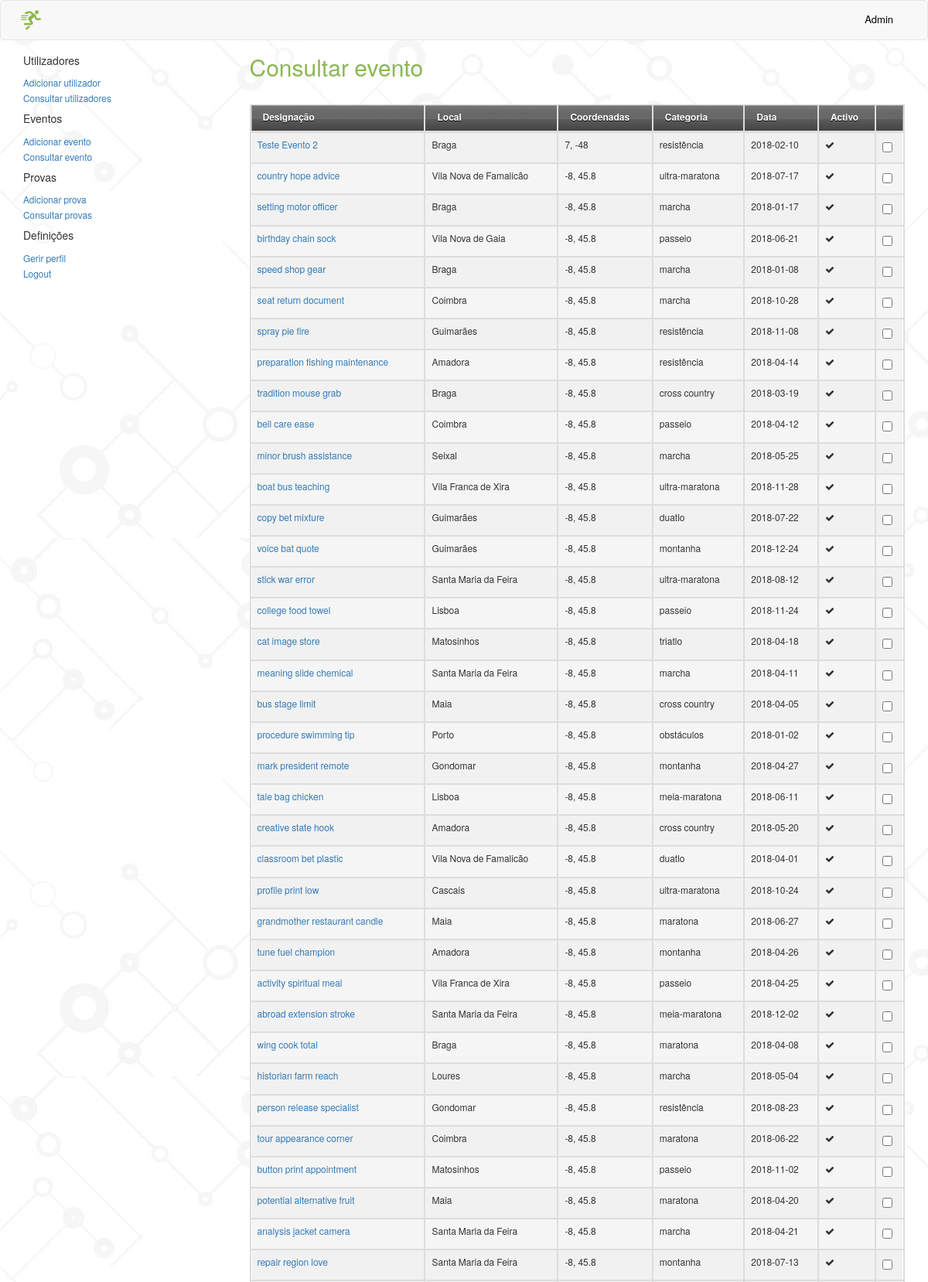
The app's page /private/backend/consultar_evento.php (upper part) with its own data.
### tables this page shows
CREATE TABLE `evento` (
  `ide` int(11) NOT NULL,
  `designacao` varchar(254) DEFAULT NULL,
  `local` varchar(500) NOT NULL,
  `coordenadas` text,
  `categoria` text NOT NULL,
  `dataevento` date NOT NULL,
  `ativo` tinyint(1) NOT NULL DEFAULT '1'
);

### private/backend/consultar_evento.php (the view, shortened to what this page needs)
<?php
$connection = ConnectDB::getInstance()->getConnection();
$query = "SELECT * FROM evento";
$result = mysqli_query($connection, $query);
?>
<?php include('include/header.php'); ?>
    <div class="container">
    	<div class="row">
    		<div class="col-sm-3">
                <?php include('include/sidebar.php')?>
    		</div>
    		<div class="col-sm-9">
                <h2 class="titulo" style="margin-top: 20px;">Consultar evento</h2>
                <table id="example" class="table table-bordered" cellspacing="0" width="100%">
    				<thead>
    					<tr>
    						<th>Designação</th>
    						<th>Local</th>
    						<th>Coordenadas</th>
    						<th>Categoria</th>
                            <th>Data</th>
                            <th>Activo</th>
                            <th></th>
    					</tr>
    				</thead>
    				<tbody>
                    <?php while ($row = $result->fetch_array()) { ?>
    					<tr>
    						<td><a href="#"><?= $row["designacao"]; ?></a></td>
    						<td><?php echo $row['local']; ?></td>
    						<td><?= $row['coordenadas']; ?></td>
    						<td><?= $row['categoria']; ?></td>
                <td><?= $row['dataevento']; ?></td>
                <?php if($row['ativo'] == 1){ ?>
                  <td><i class="fa fa-check" aria-hidden="true"></i></td>
                <?php } else { ?>
                  <td><i class="fa fa-times" aria-hidden="true"></i></td>
                <?php } ?>
                <td><input type="checkbox" value="<?= $row['ide'];?>" name="utilizadores[]"></td>
    					</tr>
                    <?php } ?>
                    </tbody>
                </table>
    		</div>
    	</div>
    </div>
<?php include('include/footer.php') ?>
</body>
</html>

### assets/css/custom.css (style rules this page uses)
body { background-image: url("../img/upgridbackground.jpg"); font-family: FontAwesome, Helvetica Neue, Helvetica, Arial, sans-serif; }
.titulo { color:#8BB753; }
body { padding-bottom: 70px; }

### assets/css/tabela.css (style rules this page uses)
table { background: #f5f5f5; border-collapse: separate; box-shadow: inset 0 1px 0 #fff; font-size: 12px; line-height: 24px; margin: 30px auto; text-align: left; width: 800px; }
th { background: url(https://jackrugile.com/images/misc/noise-diagonal.png), linear-gradient(#777, #444); border-left: 1px solid #555; border-right: 1px solid #777; border-top: 1px solid #555; border-bottom: 1px solid #333; box-shadow: inset 0 1px 0 #999; color: #fff !important; padding-left: 10px; font-weight: bold; padding: 10px 15px; position: relative; text-shadow: 0 1px 0 #000; padding-left: 15px !important; }
th:after { background: linear-gradient(rgba(255,255,255,0), rgba(255,255,255,.08)); content: ''; display: block; height: 25%; left: 0; margin: 1px 0 0 0; position: absolute; top: 25%; width: 100%; }
th:first-child { border-left: 1px solid #777; box-shadow: inset 1px 1px 0 #999; }
th:last-child { box-shadow: inset -1px 1px 0 #999; }
td { border-right: 1px solid #fff; border-left: 1px solid #e8e8e8; border-top: 1px solid #fff; border-bottom: 1px solid #e8e8e8; padding: 10px 15px; position: relative; transition: all 300ms; }
td:first-child { box-shadow: inset 1px 0 0 #fff; }
td:last-child { border-right: 1px solid #e8e8e8; box-shadow: inset -1px 0 0 #fff; }
tr { background: url(https://jackrugile.com/images/misc/noise-diagonal.png); }
tr:nth-child(odd) td { background: #f1f1f1 url(https://jackrugile.com/images/misc/noise-diagonal.png); }

### records on screen
evento: designacao "Teste Evento 2", local "Braga", coordenadas "7, -48", categoria "resistência", dataevento "2018-02-10", ativo 1 (drawn)
evento: designacao "country hope advice", local "Vila Nova de Famalicão", coordenadas "-8, 45.8", categoria "ultra-maratona", dataevento "2018-07-17", ativo 1 (drawn)
evento: designacao "setting motor officer", local "Braga", coordenadas "-8, 45.8", categoria "marcha", dataevento "2018-01-17", ativo 1 (drawn)
evento: designacao "birthday chain sock", local "Vila Nova de Gaia", coordenadas "-8, 45.8", categoria "passeio", dataevento "2018-06-21", ativo 1 (drawn)
evento: designacao "speed shop gear", local "Braga", coordenadas "-8, 45.8", categoria "marcha", dataevento "2018-01-08", ativo 1 (drawn)
evento: designacao "seat return document", local "Coimbra", coordenadas "-8, 45.8", categoria "marcha", dataevento "2018-10-28", ativo 1 (drawn)
evento: designacao "spray pie fire", local "Guimarães", coordenadas "-8, 45.8", categoria "resistência", dataevento "2018-11-08", ativo 1 (drawn)
evento: designacao "preparation fishing maintenance", local "Amadora", coordenadas "-8, 45.8", categoria "resistência", dataevento "2018-04-14", ativo 1 (drawn)
evento: designacao "tradition mouse grab", local "Braga", coordenadas "-8, 45.8", categoria "cross country", dataevento "2018-03-19", ativo 1 (drawn)
evento: designacao "bell care ease", local "Coimbra", coordenadas "-8, 45.8", categoria "passeio", dataevento "2018-04-12", ativo 1 (drawn)
evento: designacao "minor brush assistance", local "Seixal", coordenadas "-8, 45.8", categoria "marcha", dataevento "2018-05-25", ativo 1 (drawn)
evento: designacao "boat bus teaching", local "Vila Franca de Xira", coordenadas "-8, 45.8", categoria "ultra-maratona", dataevento "2018-11-28", ativo 1 (drawn)
evento: designacao "copy bet mixture", local "Guimarães", coordenadas "-8, 45.8", categoria "duatlo", dataevento "2018-07-22", ativo 1 (drawn)
evento: designacao "voice bat quote", local "Guimarães", coordenadas "-8, 45.8", categoria "montanha", dataevento "2018-12-24", ativo 1 (drawn)
evento: designacao "stick war error", local "Santa Maria da Feira", coordenadas "-8, 45.8", categoria "ultra-maratona", dataevento "2018-08-12", ativo 1 (drawn)
evento: designacao "college food towel", local "Lisboa", coordenadas "-8, 45.8", categoria "passeio", dataevento "2018-11-24", ativo 1 (drawn)
evento: designacao "cat image store", local "Matosinhos", coordenadas "-8, 45.8", categoria "triatlo", dataevento "2018-04-18", ativo 1 (drawn)
evento: designacao "meaning slide chemical", local "Santa Maria da Feira", coordenadas "-8, 45.8", categoria "marcha", dataevento "2018-04-11", ativo 1 (drawn)
evento: designacao "bus stage limit", local "Maia", coordenadas "-8, 45.8", categoria "cross country", dataevento "2018-04-05", ativo 1 (drawn)
evento: designacao "procedure swimming tip", local "Porto", coordenadas "-8, 45.8", categoria "obstáculos", dataevento "2018-01-02", ativo 1 (drawn)
evento: designacao "mark president remote", local "Gondomar", coordenadas "-8, 45.8", categoria "montanha", dataevento "2018-04-27", ativo 1 (drawn)
evento: designacao "tale bag chicken", local "Lisboa", coordenadas "-8, 45.8", categoria "meia-maratona", dataevento "2018-06-11", ativo 1 (drawn)
evento: designacao "creative state hook", local "Amadora", coordenadas "-8, 45.8", categoria "cross country", dataevento "2018-05-20", ativo 1 (drawn)
evento: designacao "classroom bet plastic", local "Vila Nova de Famalicão", coordenadas "-8, 45.8", categoria "duatlo", dataevento "2018-04-01", ativo 1 (drawn)
evento: designacao "profile print low", local "Cascais", coordenadas "-8, 45.8", categoria "ultra-maratona", dataevento "2018-10-24", ativo 1 (drawn)
evento: designacao "grandmother restaurant candle", local "Maia", coordenadas "-8, 45.8", categoria "maratona", dataevento "2018-06-27", ativo 1 (drawn)
evento: designacao "tune fuel champion", local "Amadora", coordenadas "-8, 45.8", categoria "montanha", dataevento "2018-04-26", ativo 1 (drawn)
evento: designacao "activity spiritual meal", local "Vila Franca de Xira", coordenadas "-8, 45.8", categoria "passeio", dataevento "2018-04-25", ativo 1 (drawn)
evento: designacao "abroad extension stroke", local "Santa Maria da Feira", coordenadas "-8, 45.8", categoria "meia-maratona", dataevento "2018-12-02", ativo 1 (drawn)
evento: designacao "wing cook total", local "Braga", coordenadas "-8, 45.8", categoria "maratona", dataevento "2018-04-08", ativo 1 (drawn)
evento: designacao "historian farm reach", local "Loures", coordenadas "-8, 45.8", categoria "marcha", dataevento "2018-05-04", ativo 1 (drawn)
evento: designacao "person release specialist", local "Gondomar", coordenadas "-8, 45.8", categoria "resistência", dataevento "2018-08-23", ativo 1 (drawn)
evento: designacao "tour appearance corner", local "Coimbra", coordenadas "-8, 45.8", categoria "maratona", dataevento "2018-06-22", ativo 1 (drawn)
evento: designacao "button print appointment", local "Matosinhos", coordenadas "-8, 45.8", categoria "passeio", dataevento "2018-11-02", ativo 1 (drawn)
evento: designacao "potential alternative fruit", local "Maia", coordenadas "-8, 45.8", categoria "maratona", dataevento "2018-04-20", ativo 1 (drawn)
evento: designacao "analysis jacket camera", local "Santa Maria da Feira", coordenadas "-8, 45.8", categoria "marcha", dataevento "2018-04-21", ativo 1 (drawn)
evento: designacao "repair region love", local "Santa Maria da Feira", coordenadas "-8, 45.8", categoria "montanha", dataevento "2018-07-13", ativo 1 (drawn)
